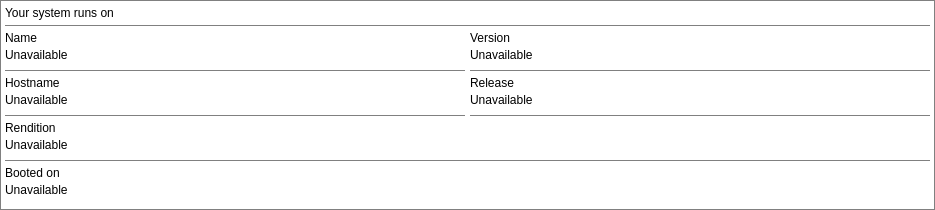
     <widget class="QFrame" name="softfrme">
      <property name="geometry">
       <rect>
        <x>5</x>
        <y>30</y>
        <width>935</width>
        <height>210</height>
       </rect>
      </property>
      <property name="sizePolicy">
       <sizepolicy hsizetype="Fixed" vsizetype="Fixed">
        <horstretch>0</horstretch>
        <verstretch>0</verstretch>
       </sizepolicy>
      </property>
      <property name="minimumSize">
       <size>
        <width>935</width>
        <height>210</height>
       </size>
      </property>
      <property name="maximumSize">
       <size>
        <width>935</width>
        <height>210</height>
       </size>
      </property>
      <property name="styleSheet">
       <string notr="true">background: transparent; border: 1px solid #808080;</string>
      </property>
      <property name="frameShape">
       <enum>QFrame::StyledPanel</enum>
      </property>
      <property name="frameShadow">
       <enum>QFrame::Raised</enum>
      </property>
      <widget class="QLabel" name="softlb02">
       <property name="geometry">
        <rect>
         <x>5</x>
         <y>30</y>
         <width>460</width>
         <height>15</height>
        </rect>
       </property>
       <property name="sizePolicy">
        <sizepolicy hsizetype="Fixed" vsizetype="Fixed">
         <horstretch>0</horstretch>
         <verstretch>0</verstretch>
        </sizepolicy>
       </property>
       <property name="minimumSize">
        <size>
         <width>460</width>
         <height>15</height>
        </size>
       </property>
       <property name="maximumSize">
        <size>
         <width>460</width>
         <height>15</height>
        </size>
       </property>
       <property name="styleSheet">
        <string notr="true">font: 10pt &quot;Inter&quot;; border: none;</string>
       </property>
       <property name="text">
        <string>Name</string>
       </property>
      </widget>
      <widget class="QLabel" name="softname">
       <property name="geometry">
        <rect>
         <x>5</x>
         <y>45</y>
         <width>460</width>
         <height>20</height>
        </rect>
       </property>
       <property name="sizePolicy">
        <sizepolicy hsizetype="Fixed" vsizetype="Fixed">
         <horstretch>0</horstretch>
         <verstretch>0</verstretch>
        </sizepolicy>
       </property>
       <property name="minimumSize">
        <size>
         <width>460</width>
         <height>20</height>
        </size>
       </property>
       <property name="maximumSize">
        <size>
         <width>460</width>
         <height>20</height>
        </size>
       </property>
       <property name="styleSheet">
        <string notr="true">font: 13pt &quot;Barlow&quot;; border: none;</string>
       </property>
       <property name="text">
        <string>Unavailable</string>
       </property>
      </widget>
      <widget class="Line" name="softln02">
       <property name="geometry">
        <rect>
         <x>5</x>
         <y>70</y>
         <width>460</width>
         <height>1</height>
        </rect>
       </property>
       <property name="sizePolicy">
        <sizepolicy hsizetype="Fixed" vsizetype="Fixed">
         <horstretch>0</horstretch>
         <verstretch>0</verstretch>
        </sizepolicy>
       </property>
       <property name="minimumSize">
        <size>
         <width>460</width>
         <height>1</height>
        </size>
       </property>
       <property name="maximumSize">
        <size>
         <width>460</width>
         <height>1</height>
        </size>
       </property>
       <property name="orientation">
        <enum>Qt::Horizontal</enum>
       </property>
      </widget>
      <widget class="Line" name="softln03">
       <property name="geometry">
        <rect>
         <x>470</x>
         <y>70</y>
         <width>460</width>
         <height>1</height>
        </rect>
       </property>
       <property name="sizePolicy">
        <sizepolicy hsizetype="Fixed" vsizetype="Fixed">
         <horstretch>0</horstretch>
         <verstretch>0</verstretch>
        </sizepolicy>
       </property>
       <property name="minimumSize">
        <size>
         <width>460</width>
         <height>1</height>
        </size>
       </property>
       <property name="maximumSize">
        <size>
         <width>460</width>
         <height>1</height>
        </size>
       </property>
       <property name="orientation">
        <enum>Qt::Horizontal</enum>
       </property>
      </widget>
      <widget class="QLabel" name="softlb03">
       <property name="geometry">
        <rect>
         <x>470</x>
         <y>30</y>
         <width>460</width>
         <height>15</height>
        </rect>
       </property>
       <property name="sizePolicy">
        <sizepolicy hsizetype="Fixed" vsizetype="Fixed">
         <horstretch>0</horstretch>
         <verstretch>0</verstretch>
        </sizepolicy>
       </property>
       <property name="minimumSize">
        <size>
         <width>460</width>
         <height>15</height>
        </size>
       </property>
       <property name="maximumSize">
        <size>
         <width>460</width>
         <height>15</height>
        </size>
       </property>
       <property name="styleSheet">
        <string notr="true">font: 10pt &quot;Inter&quot;; border: none;</string>
       </property>
       <property name="text">
        <string>Version</string>
       </property>
      </widget>
      <widget class="QLabel" name="softvers">
       <property name="geometry">
        <rect>
         <x>470</x>
         <y>45</y>
         <width>460</width>
         <height>20</height>
        </rect>
       </property>
       <property name="sizePolicy">
        <sizepolicy hsizetype="Fixed" vsizetype="Fixed">
         <horstretch>0</horstretch>
         <verstretch>0</verstretch>
        </sizepolicy>
       </property>
       <property name="minimumSize">
        <size>
         <width>460</width>
         <height>20</height>
        </size>
       </property>
       <property name="maximumSize">
        <size>
         <width>460</width>
         <height>20</height>
        </size>
       </property>
       <property name="styleSheet">
        <string notr="true">font: 13pt &quot;Barlow&quot;; border: none;</string>
       </property>
       <property name="text">
        <string>Unavailable</string>
       </property>
      </widget>
      <widget class="QLabel" name="softlb07">
       <property name="geometry">
        <rect>
         <x>5</x>
         <y>165</y>
         <width>925</width>
         <height>15</height>
        </rect>
       </property>
       <property name="sizePolicy">
        <sizepolicy hsizetype="Fixed" vsizetype="Fixed">
         <horstretch>0</horstretch>
         <verstretch>0</verstretch>
        </sizepolicy>
       </property>
       <property name="minimumSize">
        <size>
         <width>925</width>
         <height>15</height>
        </size>
       </property>
       <property name="maximumSize">
        <size>
         <width>925</width>
         <height>15</height>
        </size>
       </property>
       <property name="styleSheet">
        <string notr="true">font: 10pt &quot;Inter&quot;; border: none;</string>
       </property>
       <property name="text">
        <string>Booted on</string>
       </property>
      </widget>
      <widget class="QLabel" name="softboot">
       <property name="geometry">
        <rect>
         <x>5</x>
         <y>180</y>
         <width>925</width>
         <height>20</height>
        </rect>
       </property>
       <property name="sizePolicy">
        <sizepolicy hsizetype="Fixed" vsizetype="Fixed">
         <horstretch>0</horstretch>
         <verstretch>0</verstretch>
        </sizepolicy>
       </property>
       <property name="minimumSize">
        <size>
         <width>925</width>
         <height>20</height>
        </size>
       </property>
       <property name="maximumSize">
        <size>
         <width>925</width>
         <height>20</height>
        </size>
       </property>
       <property name="styleSheet">
        <string notr="true">font: 13pt &quot;Barlow&quot;; border: none;</string>
       </property>
       <property name="text">
        <string>Unavailable</string>
       </property>
      </widget>
      <widget class="QLabel" name="softrlse">
       <property name="geometry">
        <rect>
         <x>470</x>
         <y>90</y>
         <width>460</width>
         <height>20</height>
        </rect>
       </property>
       <property name="sizePolicy">
        <sizepolicy hsizetype="Fixed" vsizetype="Fixed">
         <horstretch>0</horstretch>
         <verstretch>0</verstretch>
        </sizepolicy>
       </property>
       <property name="minimumSize">
        <size>
         <width>460</width>
         <height>20</height>
        </size>
       </property>
       <property name="maximumSize">
        <size>
         <width>460</width>
         <height>20</height>
        </size>
       </property>
       <property name="styleSheet">
        <string notr="true">font: 13pt &quot;Barlow&quot;; border: none;</string>
       </property>
       <property name="text">
        <string>Unavailable</string>
       </property>
      </widget>
      <widget class="Line" name="softln05">
       <property name="geometry">
        <rect>
         <x>470</x>
         <y>115</y>
         <width>460</width>
         <height>1</height>
        </rect>
       </property>
       <property name="sizePolicy">
        <sizepolicy hsizetype="Fixed" vsizetype="Fixed">
         <horstretch>0</horstretch>
         <verstretch>0</verstretch>
        </sizepolicy>
       </property>
       <property name="minimumSize">
        <size>
         <width>460</width>
         <height>1</height>
        </size>
       </property>
       <property name="maximumSize">
        <size>
         <width>460</width>
         <height>1</height>
        </size>
       </property>
       <property name="orientation">
        <enum>Qt::Horizontal</enum>
       </property>
      </widget>
      <widget class="Line" name="softln04">
       <property name="geometry">
        <rect>
         <x>5</x>
         <y>115</y>
         <width>460</width>
         <height>1</height>
        </rect>
       </property>
       <property name="sizePolicy">
        <sizepolicy hsizetype="Fixed" vsizetype="Fixed">
         <horstretch>0</horstretch>
         <verstretch>0</verstretch>
        </sizepolicy>
       </property>
       <property name="minimumSize">
        <size>
         <width>460</width>
         <height>1</height>
        </size>
       </property>
       <property name="maximumSize">
        <size>
         <width>460</width>
         <height>1</height>
        </size>
       </property>
       <property name="orientation">
        <enum>Qt::Horizontal</enum>
       </property>
      </widget>
      <widget class="QLabel" name="softlb04">
       <property name="geometry">
        <rect>
         <x>5</x>
         <y>75</y>
         <width>460</width>
         <height>15</height>
        </rect>
       </property>
       <property name="sizePolicy">
        <sizepolicy hsizetype="Fixed" vsizetype="Fixed">
         <horstretch>0</horstretch>
         <verstretch>0</verstretch>
        </sizepolicy>
       </property>
       <property name="minimumSize">
        <size>
         <width>460</width>
         <height>15</height>
        </size>
       </property>
       <property name="maximumSize">
        <size>
         <width>460</width>
         <height>15</height>
        </size>
       </property>
       <property name="styleSheet">
        <string notr="true">font: 10pt &quot;Inter&quot;; border: none;</string>
       </property>
       <property name="text">
        <string>Hostname</string>
       </property>
      </widget>
      <widget class="QLabel" name="softlb05">
       <property name="geometry">
        <rect>
         <x>470</x>
         <y>75</y>
         <width>460</width>
         <height>15</height>
        </rect>
       </property>
       <property name="sizePolicy">
        <sizepolicy hsizetype="Fixed" vsizetype="Fixed">
         <horstretch>0</horstretch>
         <verstretch>0</verstretch>
        </sizepolicy>
       </property>
       <property name="minimumSize">
        <size>
         <width>460</width>
         <height>15</height>
        </size>
       </property>
       <property name="maximumSize">
        <size>
         <width>460</width>
         <height>15</height>
        </size>
       </property>
       <property name="styleSheet">
        <string notr="true">font: 10pt &quot;Inter&quot;; border: none;</string>
       </property>
       <property name="text">
        <string>Release</string>
       </property>
      </widget>
      <widget class="QLabel" name="softhost">
       <property name="geometry">
        <rect>
         <x>5</x>
         <y>90</y>
         <width>460</width>
         <height>20</height>
        </rect>
       </property>
       <property name="sizePolicy">
        <sizepolicy hsizetype="Fixed" vsizetype="Fixed">
         <horstretch>0</horstretch>
         <verstretch>0</verstretch>
        </sizepolicy>
       </property>
       <property name="minimumSize">
        <size>
         <width>460</width>
         <height>20</height>
        </size>
       </property>
       <property name="maximumSize">
        <size>
         <width>460</width>
         <height>20</height>
        </size>
       </property>
       <property name="styleSheet">
        <string notr="true">font: 13pt &quot;Barlow&quot;; border: none;</string>
       </property>
       <property name="text">
        <string>Unavailable</string>
       </property>
      </widget>
      <widget class="QLabel" name="softlb06">
       <property name="geometry">
        <rect>
         <x>5</x>
         <y>120</y>
         <width>925</width>
         <height>15</height>
        </rect>
       </property>
       <property name="sizePolicy">
        <sizepolicy hsizetype="Fixed" vsizetype="Fixed">
         <horstretch>0</horstretch>
         <verstretch>0</verstretch>
        </sizepolicy>
       </property>
       <property name="minimumSize">
        <size>
         <width>925</width>
         <height>15</height>
        </size>
       </property>
       <property name="maximumSize">
        <size>
         <width>925</width>
         <height>15</height>
        </size>
       </property>
       <property name="styleSheet">
        <string notr="true">font: 10pt &quot;Inter&quot;; border: none;</string>
       </property>
       <property name="text">
        <string>Rendition</string>
       </property>
      </widget>
      <widget class="Line" name="softln06">
       <property name="geometry">
        <rect>
         <x>5</x>
         <y>160</y>
         <width>925</width>
         <height>1</height>
        </rect>
       </property>
       <property name="sizePolicy">
        <sizepolicy hsizetype="Fixed" vsizetype="Fixed">
         <horstretch>0</horstretch>
         <verstretch>0</verstretch>
        </sizepolicy>
       </property>
       <property name="minimumSize">
        <size>
         <width>925</width>
         <height>1</height>
        </size>
       </property>
       <property name="maximumSize">
        <size>
         <width>925</width>
         <height>1</height>
        </size>
       </property>
       <property name="orientation">
        <enum>Qt::Horizontal</enum>
       </property>
      </widget>
      <widget class="QLabel" name="softrend">
       <property name="geometry">
        <rect>
         <x>5</x>
         <y>135</y>
         <width>925</width>
         <height>20</height>
        </rect>
       </property>
       <property name="sizePolicy">
        <sizepolicy hsizetype="Fixed" vsizetype="Fixed">
         <horstretch>0</horstretch>
         <verstretch>0</verstretch>
        </sizepolicy>
       </property>
       <property name="minimumSize">
        <size>
         <width>925</width>
         <height>20</height>
        </size>
       </property>
       <property name="maximumSize">
        <size>
         <width>925</width>
         <height>20</height>
        </size>
       </property>
       <property name="styleSheet">
        <string notr="true">font: 13pt &quot;Barlow&quot;; border: none;</string>
       </property>
       <property name="text">
        <string>Unavailable</string>
       </property>
      </widget>
      <widget class="Line" name="softln01">
       <property name="geometry">
        <rect>
         <x>5</x>
         <y>25</y>
         <width>925</width>
         <height>1</height>
        </rect>
       </property>
       <property name="sizePolicy">
        <sizepolicy hsizetype="Fixed" vsizetype="Fixed">
         <horstretch>0</horstretch>
         <verstretch>0</verstretch>
        </sizepolicy>
       </property>
       <property name="minimumSize">
        <size>
         <width>925</width>
         <height>1</height>
        </size>
       </property>
       <property name="maximumSize">
        <size>
         <width>925</width>
         <height>1</height>
        </size>
       </property>
       <property name="orientation">
        <enum>Qt::Horizontal</enum>
       </property>
      </widget>
      <widget class="QLabel" name="softlb01">
       <property name="geometry">
        <rect>
         <x>5</x>
         <y>5</y>
         <width>925</width>
         <height>15</height>
        </rect>
       </property>
       <property name="sizePolicy">
        <sizepolicy hsizetype="Fixed" vsizetype="Fixed">
         <horstretch>0</horstretch>
         <verstretch>0</verstretch>
        </sizepolicy>
       </property>
       <property name="minimumSize">
        <size>
         <width>925</width>
         <height>15</height>
        </size>
       </property>
       <property name="maximumSize">
        <size>
         <width>925</width>
         <height>15</height>
        </size>
       </property>
       <property name="styleSheet">
        <string notr="true">font: 600 10pt &quot;Inter&quot;; border: none;</string>
       </property>
       <property name="text">
        <string>Your system runs on</string>
       </property>
      </widget>
     </widget>
